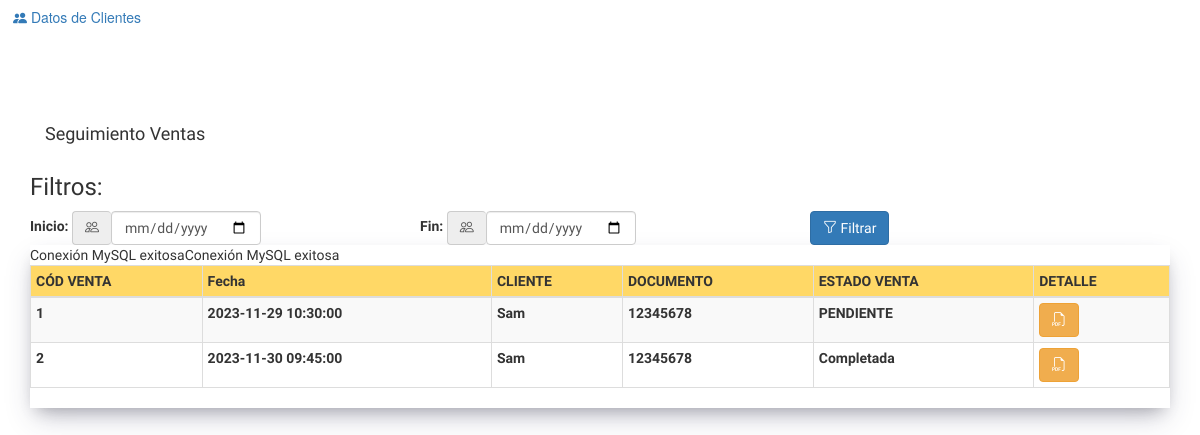
Page /transaccion_venta/app/views/seguimientoVentas.php on the committed database.
### tables this page shows
CREATE TABLE `ventas` (
  `id` int NOT NULL AUTO_INCREMENT,
  `id_planbase` int NOT NULL,
  `ciclo` int NOT NULL,
  `id_plan_migrar` int NOT NULL,
  `id_departamento` int NOT NULL,
  `id_tipo_fd` int NOT NULL,
  `id_tipo_venta` int NOT NULL,
  `id_estado_venta` int NOT NULL,
  `id_cliente` int NOT NULL,
  `id_usuario` int NOT NULL,
  `id_usuario_actualiza` int NOT NULL,
  `fechaRegistro` datetime NOT NULL,
  PRIMARY KEY (`id`),
  KEY `id_estado_venta` (`id_estado_venta`),
  CONSTRAINT `ventas_ibfk_1` FOREIGN KEY (`id_estado_venta`) REFERENCES `estado_venta` (`id`)
);

CREATE TABLE `estado_venta` (
  `id` int NOT NULL AUTO_INCREMENT,
  `descripcion` varchar(40) DEFAULT NULL,
  PRIMARY KEY (`id`)
);

CREATE TABLE `cliente` (
  `id_cliente` int NOT NULL AUTO_INCREMENT,
  `telefono` varchar(20) NOT NULL,
  `tipo_documento_id` int DEFAULT NULL,
  `numero_documento` varchar(20) NOT NULL,
  `tipo_plan_id` int DEFAULT NULL,
  `nombres` varchar(50) NOT NULL,
  `apellidos` varchar(50) NOT NULL,
  `nivel_1_id` int DEFAULT NULL,
  `nivel_2_id` int DEFAULT NULL,
  `nivel_3_id` int DEFAULT NULL,
  `N_SN` varchar(10) NOT NULL,
  `act_inmediata_id` int DEFAULT NULL,
  `observaciones` text,
  PRIMARY KEY (`id_cliente`)
);

### transaccion_venta/config/ConnectionDB.php (called while the page is built, shortened)
<?php
class ConnectionDB
{
    private $servername;
    private $username;
    private $password;
    private $database;
    private $conn;
    public function __construct()
    {
        $servername = "localhost";
        $username = "root";
        $password = "mysql";
        $database = "terceriza";
        $this->servername = $servername;
        $this->username = $username;
        $this->password = $password;
        $this->database = $database;
    }
    private function connect()
    {
        try {
            $this->conn = new PDO("mysql:host={$this->servername};dbname={$this->database}", $this->username, $this->password);
            $this->conn->setAttribute(PDO::ATTR_ERRMODE, PDO::ERRMODE_EXCEPTION);
            $this->conn->exec("SET NAMES utf8");
        } catch (PDOException $e) {
            die("Conexión fallida: " . $e->getMessage());
        }
    }
    public function getConexion()
    {
        return $this->conn;
    }
}
?>

### transaccion_venta/app/controllers/listarVentasController.php (called while the page is built, shortened)
<?php
include("../../config/ConnectionDB.php");
class listarVentasController
{
    private $conn;
    public function __construct()
    {
        $conexionMySQL = new ConnectionDB();
        $this->conn = $conexionMySQL->getConexion();
    }
    public function obtenerVentas()
    {
        $sql = $this->conn->query("SELECT * FROM ventas v INNER JOIN estado_venta es ON v.id_estado_venta = es.id
                                            INNER JOIN cliente c ON c.id_cliente = v.id_cliente");
        $ventas = array();
        while ($resultado = $sql->fetch(PDO::FETCH_ASSOC)) {
            $ventas[] = $resultado;
        }
        return $ventas;
    }
}

### transaccion_venta/app/views/seguimientoVentas.php (the view, shortened to what this page needs)
<!DOCTYPE html>
<html lang="es">
<head>
    <link rel="stylesheet" href="../public/css/dataTables.bootstrap.min.css"/>
    <link rel="stylesheet" href="../public/css/bootstrap.css"/>
    <link rel="stylesheet" href="../public/css/bootstrapValidator.css"/>
    <link rel="stylesheet"
          href="https://cdn.jsdelivr.net/npm/bootstrap-icons@1.11.1/font/bootstrap-icons.css">
</head>
<body>
<div class="row">
    <div class="col-sm-3">
        <a href="../" class="btn btn-secondary">
            <i class="bi bi-people-fill"></i>
            <span>Datos de Clientes</span>
        </a>
    </div>
</div>
<div class="container mt-5" style="margin-top: 1% ;margin-bottom: 3% ;font-family: 'Albert Sans', sans-serif;">
    <div class="container" style="margin-top: 6%;font-family: 'Albert Sans', sans-serif;">
        <h4>Seguimiento Ventas</h4>
    </div>
            <form class="form-inline" id="id_form_filtrar" role="form">
                <h3>Filtros:</h3>
                <div class="row mb-2">
                    <div class="col-md-4">
                        <div class="form-group">
                            <label for="id_filtro_numero">Inicio: </label>
                            <div class="input-group">
                                <span class="input-group-addon"><i class="bi bi-people"></i></span>
                                <input name="numero" type="date" class="form-control" id="id_filtro_numero"
                                       placeholder="Ingrese n&uacute;mero">
                            </div>
                        </div>
                    </div>
                    <div class="col-md-4">
                        <div class="form-group">
                            <label for="id_filtro_numero">Fin: </label>
                            <div class="input-group">
                                <span class="input-group-addon"><i class="bi bi-people"></i></span>
                                <input name="numero" type="date" class="form-control" id="id_filtro_numero"
                                       placeholder="Ingrese n&uacute;mero">
                            </div>
                        </div>
                    </div>
                    <div class="col-md-3">
                        <div class="form-group">
                            <button type="button" id="id_btn_filtrar" class="btn btn-primary" role="button">
                                <i class="bi bi-funnel"></i>
                                Filtrar
                            </button>
                        </div>
                    </div>
                </div>
            </form>
        <div class=" table-responsive"
             style="box-shadow: rgba(50, 50, 93, 0.25) 0px 13px 27px -5px, rgba(0, 0, 0, 0.3) 0px 8px 16px -8px;    ">
            <table id="id_table"  class="table table-warning table-striped table-bordered table-hover table-condensed">
                <thead style="background: rgba(255,190,0,0.6)">
                <tr>
                    <th>C&Oacute;D VENTA</th>
                    <th>Fecha</th>
                    <th>CLIENTE</th>
                    <th>DOCUMENTO</th>
                    <th>ESTADO VENTA</th>
                    <th>DETALLE</th>
                </tr>
                </thead>
                <tbody>
                <?php
                include("../controllers/listarVentasController.php");
                $ventasHandler = new listarVentasController();
                $ventas = $ventasHandler->obtenerVentas();
                foreach ($ventas as $resultado) {
                    ?>
                    <tr>
                        <th scope="row"><?php echo $resultado['id'] ?></th>
                        <th scope="row"><?php echo $resultado['fechaRegistro'] ?></th>
                        <th scope="row"><?php echo $resultado['nombres'] ?></th>
                        <th scope="row"><?php echo $resultado['numero_documento'] ?></th>
                        <th scope="row"><?php echo $resultado['descripcion'] ?></th>
                        <th scope="row"><a class="btn btn-warning"><i class="bi bi-filetype-pdf"></i></a></th>
                    </tr>
                    <?php
                }
                ?>
                </tbody>
            </table>
        </div>
    </div>
</body>
</html>

### rows in the picture
ventas: id_estado_venta "1", fechaRegistro "2023-11-29 10:30:00", id_cliente.nombres "Sam", id_cliente.numero_documento "12345678", id_estado_venta.descripcion "PENDIENTE"
ventas: id_estado_venta "2", fechaRegistro "2023-11-30 09:45:00", id_cliente.nombres "Sam", id_cliente.numero_documento "12345678", id_estado_venta.descripcion "Completada"
